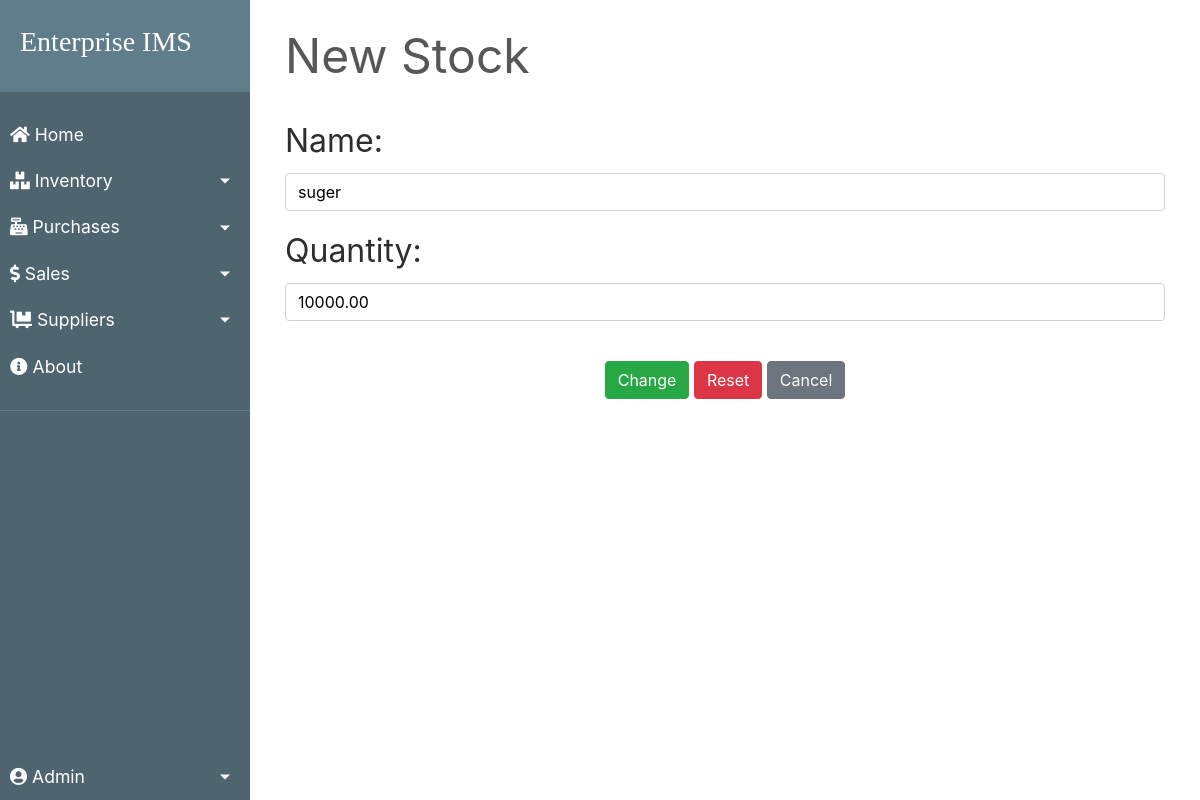
The page /inventory/update_stock/1a9aa460-efd5-4e98-8424-5bf9d2b19cfc/ (signed in) on the database as committed earlier.
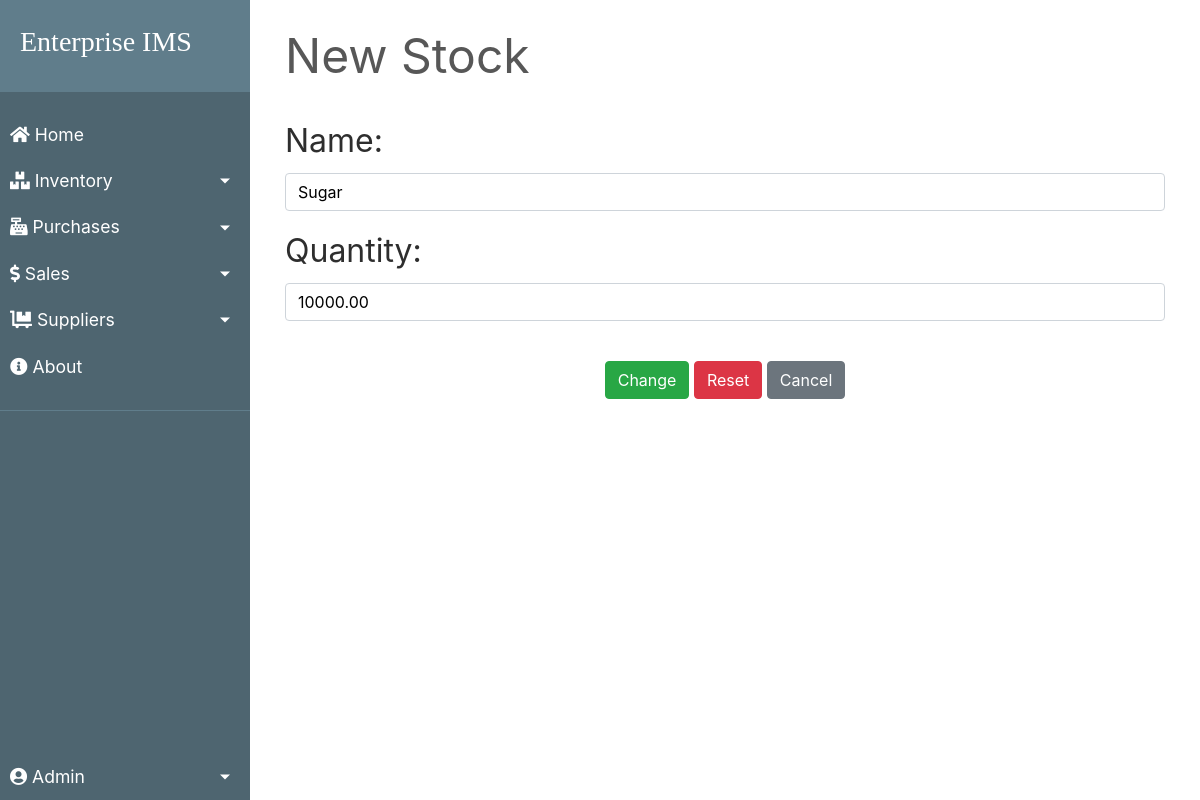
The same page on the database as committed later.
### inventory/models.py (models this page shows, shortened)
class Stock(models.Model):
    id = models.UUIDField(primary_key=True, default=uuid.uuid4)
    name = models.CharField(unique=True, max_length=100)
    quantity = models.DecimalField(max_digits=10, decimal_places=2, default=1)
    is_deleted = models.BooleanField(default=False)
    date = models.DateTimeField(auto_now_add=True, blank=True, null=True)

### inventory/views.py (the view)
# urls.py: path('update_stock/<str:pk>/', UpdateStock.as_view(), name='update_stock'),
class UpdateStock(SuccessMessageMixin, generic.UpdateView):
    model = Stock
    form_class = StockForm
    template_name = 'update_stock.html'
    success_url = '/inventory/stock_list/'
    success_message = "Stock updated successfully."

### inventory/forms.py
class StockForm(forms.ModelForm):
    class Meta:
        model = Stock
        fields = ['name', 'quantity']

### inventory/templates/update_stock.html (shortened to what this page needs)
{% extends 'base.html' %}
{% load widget_tweaks %}
{% block content %}
      <div class="row">
        <div class="col-md-12">
          <div class="container">
            <div style="color:#575757; font-style: bold; font-size: 3rem; border-bottom: 1px solid white;">New Stock
            </div>
            <br>
            <form method="post">
              <div class="form-group">
                <label for="name">Name:</label>
                {% render_field form.name class="textinput form-control" type="text" %}
              </div>
              <div class="form-group ">
                <label for="">Quantity:</label>
                 {% render_field form.quantity class="textinput form-control" type="number" %}
              </div>
              <br>
              <div class="align-middle">
                <button type="submit" class="btn btn-success">Change</button>
                <button type="reset" class="btn btn-danger">Reset</button>
                <a href="/" class="btn btn-secondary">Cancel</a>
              </div>
            </form>
          </div>
        </div>
      </div>
      <br>
{% endblock content %}

Rows that differ between the two databases and show on the page:
changed Stock: name "suger" → "Sugar"
